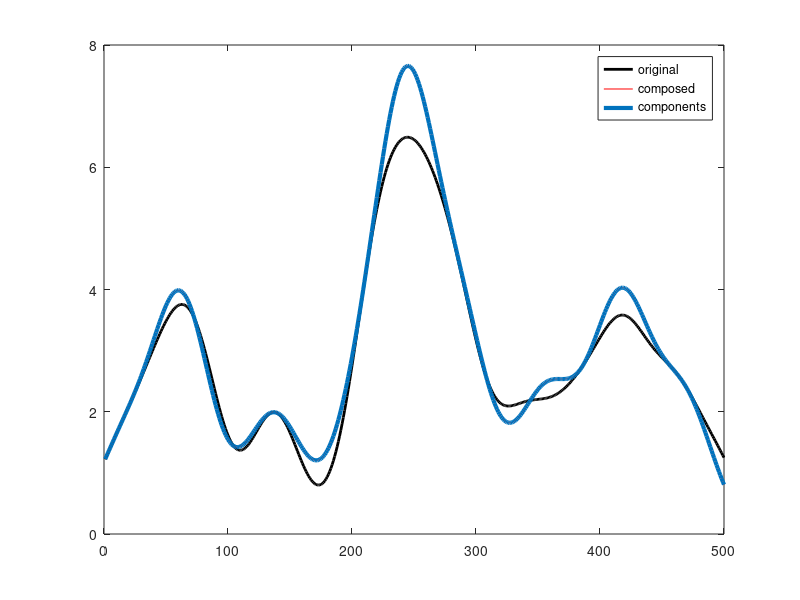

Here is the MATLAB script that generated this plot:
function [AllPeakProps,BuildCurve,AllClusterProps, AllClusters]=prf_decompose_peaks_and_clusters(PeaksCurve,Psf,showit,PeakMode)
%this function subtracts 1D Gaussians from a curve until a stop criterion
%is met. JacobKers 2016

%  AllPeakProps=[[AllPeakProps];...
%     [peakcount PeakVal Xpos Psf ThisSpotFraction(peakcount) CoveredFraction(peakcount) RelChange]];  

% Psf sets the width of Gaussians to peel off           
StopRelChange=0.03;     %0.01 means 1% of change in covered fraction
ChipIt=1;            %This is the fraction of the local maximum that ...                       %is used to build the gauss to be subtracted
MainPeakMinFract=0.20;   %this sets the treshold for 'main peaks'; the number of these (not the positions) 
%sets the number of clusters to be found by k-means clustering

                      
if nargin<4
    PeakMode='Periodic';  %'NonPeriodic';
    close all; 
    showit=1;
    Psf=23;                 %This sets the width of Gaussians to peel off  
    Pks=30;
    LL=500;
    xax=1:LL;
    PeaksCurve=0*xax;
    uxes=rand(1,Pks)*LL;
    sig=20;
    for ii=1:Pks
        ux=uxes(ii);
        PeaksCurve=PeaksCurve+OnePeak(xax,ux,sig);
    end
    %plot(xax,PeaksCurve);
end

stopit=0;
PeelCurve=PeaksCurve;
LL=length(PeaksCurve);
Xax=1:LL;


BuildCurve=0*PeaksCurve;
peakcount=0;
CoveredFraction=[];
AllPeakProps=[];


AllOnePeakCurves=[];
while ~stopit
    [PeakVal,Xpos]=max(PeelCurve);  
    dx=subpix_aroundzero(PeelCurve');
    Xpos=Xpos+dx;
    
    OnePeakCurve=ChipIt*PeakVal*OnePeak(Xax,Xpos,Psf);    
    PeelCurve=PeelCurve-OnePeakCurve;
    BuildCurve=BuildCurve+OnePeakCurve;
    peakcount=peakcount+1;
    AllOnePeakCurves(peakcount,:)=OnePeakCurve;
    CoveredFraction(peakcount)=sum(BuildCurve)/sum(PeaksCurve);
    ThisSpotFraction(peakcount)=sum(OnePeakCurve)/sum(PeaksCurve);
     
    if peakcount>1 %check progress
        RelChange=(CoveredFraction(peakcount)...
                  -CoveredFraction(peakcount-1))./...
                   CoveredFraction(peakcount);
               if (RelChange<StopRelChange) |(peakcount>50), stopit=1; end
    else
        RelChange=1;
    end    
    ResiduCurve=PeaksCurve-BuildCurve;    
    AllPeakProps=[[AllPeakProps];...
    [peakcount PeakVal Xpos Psf ThisSpotFraction(peakcount) CoveredFraction(peakcount) RelChange]];     
end

%we assume all signal goes in peaks: correction:
AllPeakProps(:,5)=AllPeakProps(:,5)/nansum(AllPeakProps(:,5));
AllPeakProps(:,6)=AllPeakProps(:,6)/(AllPeakProps(end,6));

%% 1) CLUSTER ANALYSIS: identify clusters among the main peaks. First,
%estimate a number of clusters by counting the 'main' peaks above a
%certain fraction of total content (say, 10%). 
%We find peaks by sequentially peeling off gaussians, which tends to keep
%such main peaks well separated. Then, we apply k-means
%clustering using this number. Once the clusters are identified, we can
%determine COM-position and content.
[vals,sortix]=sort(AllPeakProps(:,3));
SortPeakPosByX=AllPeakProps(sortix,:);
AllOnePeakCurvesSortByX=AllOnePeakCurves(sortix,:);
sel=find(SortPeakPosByX(:,5)>MainPeakMinFract);  %7% content peaks'

LS=max([length(sel) 1]);
Xpos=SortPeakPosByX(:,3);

[idx,C] = kmeans(Xpos,LS);
AllClusters=[];
AllClusterProps=[];
[~,LL]=size(AllOnePeakCurvesSortByX);
xax=1:LL;
for ii=1:LS
    sel2=find(idx==ii);
    if length(sel2)>1
        ThisCluster=sum(AllOnePeakCurvesSortByX(sel2,:));
    else
        ThisCluster=AllOnePeakCurvesSortByX(sel2,:);
    end
    AllClusters(ii,:)=ThisCluster;
    
    ClusterComPos=GetComposPeriodic(ThisCluster); 
    
    
    ClusterContent=sum(SortPeakPosByX(sel2,5));
    AllClusterProps(ii,:)=[ii ClusterComPos ClusterContent];
    %plot(AllClusters(ii,:)) ;
end
[~,idx]=sort(AllClusterProps(:,2));
AllClusterProps=AllClusterProps(idx,:);
AllClusterProps(:,1)=(1:LS)';
AllClusterProps(:,3)=AllClusterProps(:,3)/sum(AllClusterProps(:,3));
AllClusters=AllClusters(idx,:);
 


if showit|nargin<2
    figure;
    plot(PeaksCurve,'k-', 'LineWidth',2); hold on;
    plot(BuildCurve,'r-'); hold on;
    %plot(ResiduCurve,'k-'); hold on;
     %AllSpotProps=[peakcount PeakVal Xpos  Psf ThisSpotFraction(peakcount) CoveredFraction(peakcount) RelChange]];  
    [Pks,~]=size(AllPeakProps);
   
%      for ii=1:Pks
%          Ux=AllPeakProps(ii,3);
%          PeakVal=AllPeakProps(ii,2);
%          OnePeakCurve=PeakVal*OnePeak(Xax,Ux,Psf,PeakMode);
%          plot(OnePeakCurve); hold on;
%      end        
     plot(AllClusters', 'LineWidth',3); hold on;
     legend('original','composed', 'components');
     pause(0.5);
     %PeakVal=AllPeakProps(:,2);
     %PeakPos=AllPeakProps(:,3);
     %stem(PeakPos,PeakVal,'go','MarkerSize',8,'MarkerFaceColor','g');
     %stem(C,0*C+max(PeaksCurve),'ko','MarkerSize',8,'MarkerFaceColor','k');
       [~]=ginput(1);
       close(gcf);
end

%AllPeakProps=Eval_Peakprops(PeaksCurve,AllPeakProps,PeakMode);

function AllPeakProps=Eval_Peakprops(PeaksCurve,AllPeakProps,PeakMode)
%This function sums up some general outcomes of the cluster analysis
%output is summarized in an extra column, that allocates each component to a single 'main'cluster

%AllSpotProps=[peakcount PeakVal Xpos  Psf ThisSpotFraction(peakcount) CoveredFraction(peakcount) RelChange]];  
    LL=length(PeaksCurve);
    [LA,cc]=size(AllPeakProps);
    Psf=AllPeakProps(1,4);
    AllPeakProps(:,end+1)=zeros(LA,1);  %add 'cluster label' column
    
% identify (pre-sorted) main peaks
    Fraction=AllPeakProps(:,5);
    sel=find(Fraction>0.05);
    LS=length(sel);
    AllPeakProps(sel(1),end)=1;  %first cluster
    for jj=1:LS
        thisidx=sel(jj); 
        notself=(sel~=thisidx);
        notallocated=AllPeakProps(sel,end)==0;
        sel2=find(notself&notallocated);
        otheridxes=(sel(sel2));
        xi=AllPeakProps(thisidx,3);
        otherxes=AllPeakProps(otheridxes,3);
        dists=abs(otherxes-xi);
        if PeakMode=='Periodic'
            sel3=find(dists>LL);
            dists(sel3)=abs(LL-dists(sel3));
        end
        sel=find(dists)<2*Psf;    
        AllPeakProps(sel(jj),end)=jj;
    end
 
 function ClusterComPos=GetComposPeriodic(ThisCluster);
    LL=length(ThisCluster);
    [~,idx]=max(ThisCluster);
    xax=(1:LL)-idx+LL/2;  %peak in middle
    sel=find(xax>LL); xax(sel)=xax(sel)-LL;  %~shift
    sel=find(xax<1); xax(sel)=xax(sel)+LL;  %~shift
    %plot(xax,ThisCluster);      [~]=ginput(1); close(gcf);  
    ClusterComPos=sum(xax.*ThisCluster)/sum(ThisCluster)-LL/2+idx;
    %Need to make this periodic! (by centering on max, then correcting)
    

function PP= OnePeak(x,ux,s)
%This is the equation for a normalized1D gaussian peak value one
PP =exp (-(x-ux).^2./(2*s.^2));

function  x=subpix_aroundzero(prfx);
     %3-point subpixel fit
     xax=[-1:1:1]'; [~,mxi]=max(prfx);
     lpr=length(prfx);
     idxes=mxi-1:1:mxi+1;
     sel=find(idxes<1); idxes(sel)=idxes(sel)+lpr;
     sel=find(idxes>lpr); idxes(sel)=idxes(sel)-lpr;
     prfx=prfx(idxes);   %peak parabols with edge transfer     
     prms=polyfit(xax,prfx,2); x=-prms(2)/(2*prms(1));
     
